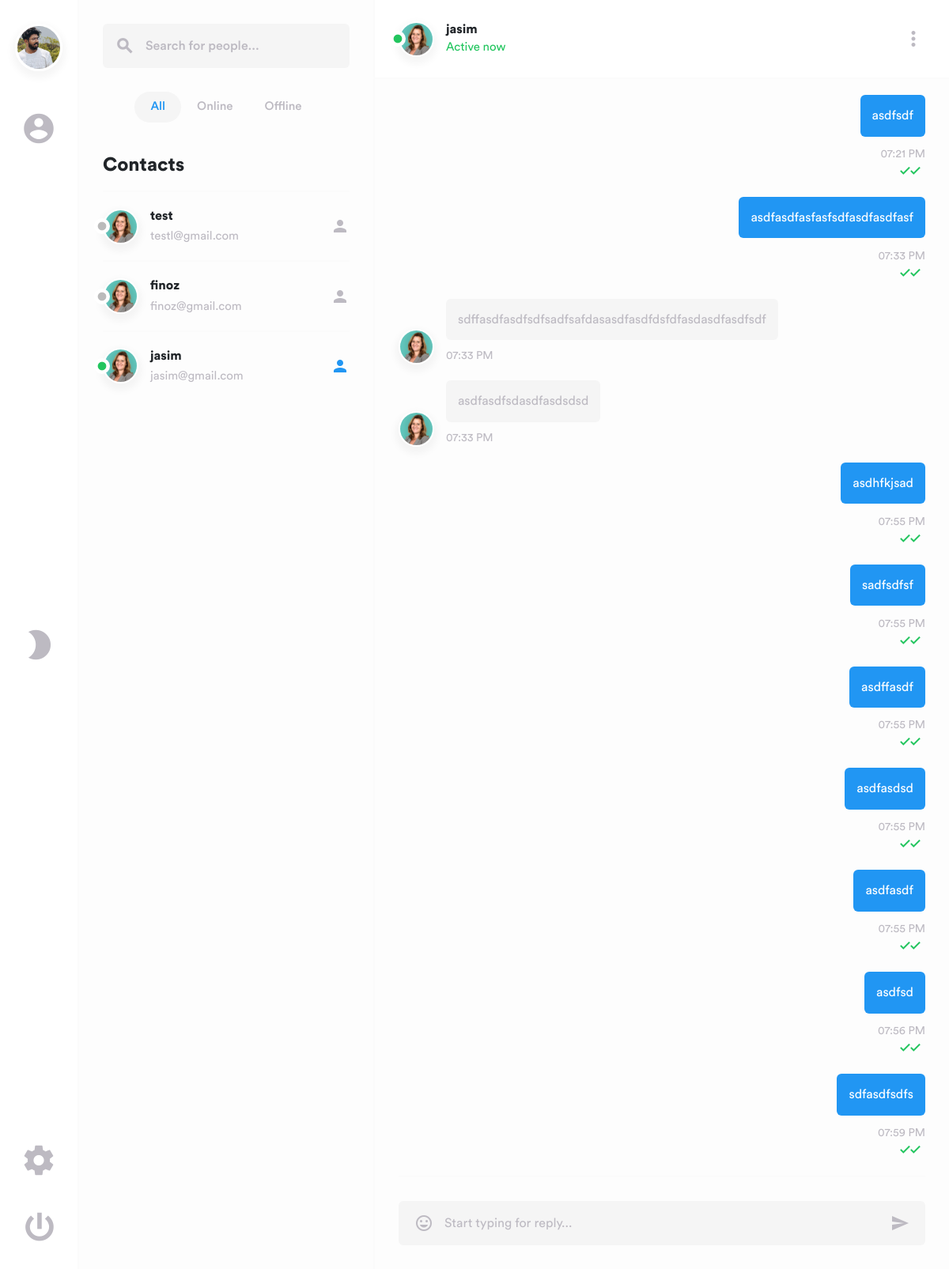
The app's page /chat/chat/3/ (signed in) with its own data.
### accounts/models.py (models this page shows, shortened)
class CustomUser(AbstractBaseUser, PermissionsMixin):
    email = models.EmailField(unique=True)
    username = models.CharField(max_length=150, unique=True)
    is_online = models.BooleanField(default=False)
    last_seen = models.DateTimeField(default=timezone.now)
    is_active = models.BooleanField(default=True)
    is_staff = models.BooleanField(default=False)
    date_joined = models.DateTimeField(default=timezone.now)
    profile_picture = models.ImageField(
        upload_to='profile_pics/',
        null=True,
        blank=True,
    )
    objects = CustomUserManager()
    USERNAME_FIELD = 'email'
    REQUIRED_FIELDS = ['username']

### chat/models.py (models this page shows, shortened)
class Message(models.Model):
    sender = models.ForeignKey(settings.AUTH_USER_MODEL, on_delete=models.CASCADE, related_name='sent_messages')
    receiver = models.ForeignKey(settings.AUTH_USER_MODEL, on_delete=models.CASCADE, related_name='received_messages')
    message = models.TextField()
    timestamp = models.DateTimeField(auto_now_add=True)
    is_read = models.BooleanField(default=False)
    class Meta:
        ordering = ['timestamp']

### chat/views.py (the view)
# urls.py: path('chat/<int:user_id>/', views.chat_with_user, name='chat_with_user'),
@login_required(login_url='login')
def chat_with_user(request, user_id):
    other_user = get_object_or_404(User, id=user_id)
    users = list(User.objects.exclude(id=request.user.id))
    Message.objects.filter(
        sender=other_user,
        receiver=request.user,
        is_read=False
    ).update(is_read=True)
    _annotate_unread(users, request.user)
    messages = Message.objects.filter(
        Q(sender=request.user, receiver=other_user) |
        Q(sender=other_user, receiver=request.user)
    ).order_by('timestamp')
    return render(request, 'chat/chat.html', {
        'users': users,
        'other_user': other_user,
        'messages': messages,
    })

### chat/views.py (called while the page is built)
def _annotate_unread(users, current_user):
    counts = dict(
        Message.objects
        .filter(receiver=current_user, is_read=False)
        .values('sender_id')
        .annotate(n=Count('id'))
        .values_list('sender_id', 'n')
    )
    for user in users:
        user.unread_count = counts.get(user.id, 0)
    return users

### chat/templates/chat/chat.html (shortened to what this page needs)
{% load static %}
<!DOCTYPE html>
<html lang="en">
<head>
    <link href="{% static 'dist/css/lib/bootstrap.min.css' %}" type="text/css" rel="stylesheet">
    <link href="{% static 'dist/css/swipe.min.css' %}" type="text/css" rel="stylesheet">
</head>
<body>
    <main>
        <div class="layout">
            <div class="navigation">
                <div class="container">
                    <div class="inside">
                        <div class="nav nav-tab menu">
                            <button class="btn" id="nav-avatar-btn">
                                <img class="avatar-xl" id="nav-avatar-img"
                                    src="{% if request.user.profile_picture %}{{ request.user.profile_picture.url }}{% else %}{% static 'dist/img/avatars/avatar-male-1.jpg' %}{% endif %}"
                                    alt="avatar">
                            </button>
                            <a href="#members" data-toggle="tab" class="active"><i
                                    class="material-icons">account_circle</i></a>
                            <button class="btn mode f-grow1" id="theme-toggle" title="Toggle dark mode"><i
                                    class="material-icons" id="theme-icon">brightness_2</i></button>
                            <a href="#settings" data-toggle="tab"><i class="material-icons">settings</i></a>
                            <form action="{% url 'logout' %}" method="post" style="display: inline;">
                                <button type="submit" class="btn power" title="Log out"><i
                                        class="material-icons">power_settings_new</i></button>
                            </form>
                        </div>
                    </div>
                </div>
            </div>
            <div class="sidebar" id="sidebar">
                <div class="container">
                    <div class="col-md-12">
                        <div class="tab-content">
                            <div class="tab-pane fade show active" id="members">
                                <div class="search">
                                    <form class="form-inline position-relative">
                                        <input type="search" class="form-control" id="people"
                                            placeholder="Search for people...">
                                        <button type="button" class="btn btn-link loop"><i
                                                class="material-icons">search</i></button>
                                    </form>
                                </div>
                                <div class="list-group sort">
                                    <button class="btn filterMembersBtn active show" data-toggle="list"
                                        data-filter="all">All</button>
                                    <button class="btn filterMembersBtn" data-toggle="list"
                                        data-filter="online">Online</button>
                                    <button class="btn filterMembersBtn" data-toggle="list"
                                        data-filter="offline">Offline</button>
                                </div>
                                <div class="contacts">
                                    <h1>Contacts</h1>
                                    <div class="list-group" id="contacts" role="tablist">
                                        {% for user in users %}
                                        <a href="{% url 'chat:chat_with_user' user.id %}"
                                            class="filterMembers all {% if user.is_online %}online{% else %}offline{% endif %} contact {% if user.id == other_user.id %}active{% endif %}">
                                            <img class="avatar-md"
                                                src="{% if user.profile_picture %}{{ user.profile_picture.url }}{% else %}{% static 'dist/img/avatars/avatar-female-1.jpg' %}{% endif %}"
                                                data-toggle="tooltip" data-placement="top" title="{{ user.username }}"
                                                alt="avatar">
                                            <div class="status">
                                                <i
                                                    class="material-icons {% if user.is_online %}online{% else %}offline{% endif %}">fiber_manual_record</i>
                                            </div>
                                            <div class="data">
                                                <h5>{{ user.username }}</h5>
                                                <p>{{ user.email }}</p>
                                            </div>
                                            <div class="person-add">
                                                <i class="material-icons">person</i>
                                            </div>
                                        </a>
                                        {% empty %}
                                        <p>No other users found.</p>
                                        {% endfor %}
                                    </div>
                                </div>
                            </div>
                        </div>
                    </div>
                </div>
            </div>
            <div class="main">
                <div class="tab-content" id="nav-tabContent">
                    <div class="babble tab-pane fade active show" id="list-chat" role="tabpanel">
                        <div class="chat" id="chat1">
                            <div class="top">
                                <div class="container">
                                    <div class="col-md-12">
                                        <div class="inside">
                                            <a href="#"><img class="avatar-md"
                                                    src="{% if other_user.profile_picture %}{{ other_user.profile_picture.url }}{% else %}{% static 'dist/img/avatars/avatar-female-1.jpg' %}{% endif %}"
                                                    data-toggle="tooltip" data-placement="top"
                                                    title="{{ other_user.username }}" alt="avatar"></a>
                                            <div class="status">
                                                <i
                                                    class="material-icons {% if other_user.is_online %}online{% else %}offline{% endif %}">fiber_manual_record</i>
                                            </div>
                                            <div class="data">
                                                <h5><a href="#">{{ other_user.username }}</a></h5>
                                                {% if other_user.is_online %}
                                                <span class="status-online">Active now</span>
                                                {% else %}
                                                <span class="status-offline">
                                                    Last seen {{ other_user.last_seen|timesince }} ago
                                                </span>
                                                {% endif %}
                                            </div>
                                            <div class="dropdown">
                                                <button class="btn" data-toggle="dropdown" aria-haspopup="true"
                                                    aria-expanded="false"><i
                                                        class="material-icons md-30">more_vert</i></button>
                                            </div>
                                        </div>
                                    </div>
                                </div>
                            </div>
                            <div class="content" id="content">
                                <div class="container">
                                    <div class="col-md-12" id="chat-messages">
                                        {% for message in messages %}
                                        {% if message.sender == request.user %}
                                        <div class="message me" data-msg-id="{{ message.id }}">
                                            <div class="text-main">
                                                <div class="msg-wrapper">
                                                    <div class="text-group me">
                                                        <div class="text me">
                                                            <p>{{ message.message }}</p>
                                                        </div>
                                                    </div>
                                                </div>
                                                <span>
                                                    {{ message.timestamp|date:"h:i A" }}
                                                    {% if message.is_read %}
                                                    <span class="read-status read" title="Read">
                                                        <i class="material-icons tick-icon">done</i><i
                                                            class="material-icons tick-icon double">done</i>
                                                    </span>
                                                    {% else %}
                                                    <span class="read-status sent" title="Sent">
                                                        <i class="material-icons tick-icon">done</i>
                                                    </span>
                                                    {% endif %}
                                                </span>
                                            </div>
                                        </div>
                                        {% else %}
                                        <div class="message" data-msg-id="{{ message.id }}">
                                            <img class="avatar-md"
                                                src="{% static 'dist/img/avatars/avatar-female-1.jpg' %}"
                                                data-toggle="tooltip" data-placement="top"
                                                title="{{ other_user.username }}" alt="avatar">
                                            <div class="text-main">
                                                <div class="text-group">
                                                    <div class="text">
                                                        <p>{{ message.message }}</p>
                                                    </div>
                                                </div>
                                                <span>{{ message.timestamp|date:"h:i A" }}</span>
                                            </div>
                                        </div>
                                        {% endif %}
                                        {% endfor %}
                                    </div>
                                </div>
                            </div>
                            <div class="container">
                                <div class="col-md-12">
                                    <div class="bottom">
                                        <form class="position-relative w-100" id="chat-form">
                                            <textarea class="form-control" placeholder="Start typing for reply..."
                                                rows="1" id="message-input"></textarea>
                                            <button type="button" class="btn emoticons" id="emoji-btn"><i
                                                    class="material-icons">insert_emoticon</i></button>
                                            <button type="submit" class="btn send"><i
                                                    class="material-icons">send</i></button>
                                        </form>
                                    </div>
                                </div>
                            </div>
                        </div>
                    </div>
                </div>
            </div>
        </div>
    </main>
</body>
</html>

### chat/templates/chat/chat.html (style rules this page uses)
.material-icons.online { color: #22c55e !important; }
.status-online { color: #22c55e !important; }
.contact .person-add { position: relative; display: flex; align-items: center; gap: 6px; }
.read-status { display: inline-flex; align-items: center; margin-left: 4px; font-size: 13px; vertical-align: middle; user-select: none; }
.read-status.read { color: #22c55e; font-weight: 700; }
.tick-icon { font-size: 16px !important; line-height: 1; }
.tick-icon.double { margin-left: -8px; }
.msg-wrapper { position: relative; display: inline-flex; align-items: flex-end; gap: 4px; }
.message.me .msg-wrapper { flex-direction: row-reverse; }
body, .navigation, .sidebar, .main, .chat, .top, .content, .bottom, .text, .contacts, .settings, .profile, .category, .title, .form-control, .list-group-item, a, .data h5, .data p, span, .dropdown-menu, .dropdown-item, input, textarea, .search { transition: background-color .25s ease, color .25s ease, border-color .25s ease, box-shadow .25s ease; }

### records on screen
CustomUser: profile_picture (picture)
CustomUser: username (picture), is_online False (drawn), username "test", email "testl@gmail.com"
CustomUser: is_online False (drawn), username "finoz", email "finoz@gmail.com"
CustomUser: is_online True (drawn), username "jasim", email "jasim@gmail.com"
Message: message "asdfsdf", timestamp "07:21 PM", is_read True (drawn)
Message: message "asdfasdfasfasfsdfasdfasdfasf", timestamp "07:33 PM", is_read True (drawn)
Message: message "sdffasdfasdfsdfsadfsafdasasdfasdfdsfdfasdasdfasdfsdf", timestamp "07:33 PM"
Message: message "asdfasdfsdasdfasdsdsd", timestamp "07:33 PM"
Message: message "asdhfkjsad", timestamp "07:55 PM", is_read True (drawn)
Message: message "sadfsdfsf", timestamp "07:55 PM", is_read True (drawn)
Message: message "asdffasdf", timestamp "07:55 PM", is_read True (drawn)
Message: message "asdfasdsd", timestamp "07:55 PM", is_read True (drawn)
Message: message "asdfasdf", timestamp "07:55 PM", is_read True (drawn)
Message: message "asdfsd", timestamp "07:56 PM", is_read True (drawn)
Message: message "sdfasdfsdfs", timestamp "07:59 PM", is_read True (drawn)
